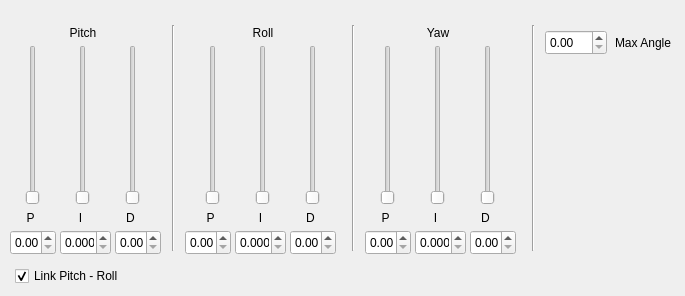
    <widget class="QWidget" name="tuningtab">
     <attribute name="title">
      <string>Tuning</string>
     </attribute>
     <widget class="QSlider" name="pp_slider">
      <property name="geometry">
       <rect>
        <x>25</x>
        <y>45</y>
        <width>16</width>
        <height>160</height>
       </rect>
      </property>
      <property name="maximum">
       <number>1000</number>
      </property>
      <property name="pageStep">
       <number>1000</number>
      </property>
      <property name="orientation">
       <enum>Qt::Vertical</enum>
      </property>
      <property name="tickPosition">
       <enum>QSlider::NoTicks</enum>
      </property>
      <property name="tickInterval">
       <number>0</number>
      </property>
     </widget>
     <widget class="QLabel" name="label_2">
      <property name="geometry">
       <rect>
        <x>30</x>
        <y>25</y>
        <width>106</width>
        <height>16</height>
       </rect>
      </property>
      <property name="text">
       <string>Pitch</string>
      </property>
      <property name="alignment">
       <set>Qt::AlignCenter</set>
      </property>
     </widget>
     <widget class="QLabel" name="label_3">
      <property name="geometry">
       <rect>
        <x>385</x>
        <y>25</y>
        <width>106</width>
        <height>16</height>
       </rect>
      </property>
      <property name="text">
       <string>Yaw</string>
      </property>
      <property name="alignment">
       <set>Qt::AlignCenter</set>
      </property>
     </widget>
     <widget class="QLabel" name="label_4">
      <property name="geometry">
       <rect>
        <x>210</x>
        <y>25</y>
        <width>106</width>
        <height>16</height>
       </rect>
      </property>
      <property name="text">
       <string>Roll</string>
      </property>
      <property name="alignment">
       <set>Qt::AlignCenter</set>
      </property>
     </widget>
     <widget class="QCheckBox" name="PR_link">
      <property name="geometry">
       <rect>
        <x>15</x>
        <y>265</y>
        <width>111</width>
        <height>22</height>
       </rect>
      </property>
      <property name="text">
       <string>Link Pitch - Roll</string>
      </property>
      <property name="checked">
       <bool>true</bool>
      </property>
     </widget>
     <widget class="Line" name="line">
      <property name="geometry">
       <rect>
        <x>165</x>
        <y>25</y>
        <width>16</width>
        <height>226</height>
       </rect>
      </property>
      <property name="orientation">
       <enum>Qt::Vertical</enum>
      </property>
     </widget>
     <widget class="QDoubleSpinBox" name="pp_box">
      <property name="geometry">
       <rect>
        <x>10</x>
        <y>230</y>
        <width>46</width>
        <height>25</height>
       </rect>
      </property>
      <property name="maximum">
       <double>20.000000000000000</double>
      </property>
      <property name="singleStep">
       <double>0.010000000000000</double>
      </property>
     </widget>
     <widget class="QLabel" name="label_5">
      <property name="geometry">
       <rect>
        <x>10</x>
        <y>210</y>
        <width>41</width>
        <height>16</height>
       </rect>
      </property>
      <property name="text">
       <string>P</string>
      </property>
      <property name="alignment">
       <set>Qt::AlignCenter</set>
      </property>
     </widget>
     <widget class="QLabel" name="label_6">
      <property name="geometry">
       <rect>
        <x>60</x>
        <y>210</y>
        <width>41</width>
        <height>16</height>
       </rect>
      </property>
      <property name="text">
       <string>I</string>
      </property>
      <property name="alignment">
       <set>Qt::AlignCenter</set>
      </property>
     </widget>
     <widget class="QDoubleSpinBox" name="pi_box">
      <property name="geometry">
       <rect>
        <x>60</x>
        <y>230</y>
        <width>51</width>
        <height>25</height>
       </rect>
      </property>
      <property name="decimals">
       <number>3</number>
      </property>
      <property name="maximum">
       <double>20.000000000000000</double>
      </property>
      <property name="singleStep">
       <double>0.010000000000000</double>
      </property>
     </widget>
     <widget class="QSlider" name="pi_slider">
      <property name="geometry">
       <rect>
        <x>75</x>
        <y>45</y>
        <width>16</width>
        <height>160</height>
       </rect>
      </property>
      <property name="maximum">
       <number>1000</number>
      </property>
      <property name="pageStep">
       <number>1000</number>
      </property>
      <property name="orientation">
       <enum>Qt::Vertical</enum>
      </property>
     </widget>
     <widget class="QLabel" name="label_7">
      <property name="geometry">
       <rect>
        <x>110</x>
        <y>210</y>
        <width>41</width>
        <height>16</height>
       </rect>
      </property>
      <property name="text">
       <string>D</string>
      </property>
      <property name="alignment">
       <set>Qt::AlignCenter</set>
      </property>
     </widget>
     <widget class="QDoubleSpinBox" name="pd_box">
      <property name="geometry">
       <rect>
        <x>115</x>
        <y>230</y>
        <width>46</width>
        <height>25</height>
       </rect>
      </property>
      <property name="maximum">
       <double>20.000000000000000</double>
      </property>
      <property name="singleStep">
       <double>0.010000000000000</double>
      </property>
     </widget>
     <widget class="QSlider" name="pd_slider">
      <property name="geometry">
       <rect>
        <x>125</x>
        <y>45</y>
        <width>16</width>
        <height>160</height>
       </rect>
      </property>
      <property name="maximum">
       <number>1000</number>
      </property>
      <property name="pageStep">
       <number>1000</number>
      </property>
      <property name="orientation">
       <enum>Qt::Vertical</enum>
      </property>
     </widget>
     <widget class="QLabel" name="label_8">
      <property name="geometry">
       <rect>
        <x>240</x>
        <y>210</y>
        <width>41</width>
        <height>16</height>
       </rect>
      </property>
      <property name="text">
       <string>I</string>
      </property>
      <property name="alignment">
       <set>Qt::AlignCenter</set>
      </property>
     </widget>
     <widget class="QSlider" name="rp_slider">
      <property name="geometry">
       <rect>
        <x>205</x>
        <y>45</y>
        <width>16</width>
        <height>160</height>
       </rect>
      </property>
      <property name="maximum">
       <number>1000</number>
      </property>
      <property name="pageStep">
       <number>1000</number>
      </property>
      <property name="orientation">
       <enum>Qt::Vertical</enum>
      </property>
     </widget>
     <widget class="QSlider" name="rd_slider">
      <property name="geometry">
       <rect>
        <x>305</x>
        <y>45</y>
        <width>16</width>
        <height>160</height>
       </rect>
      </property>
      <property name="maximum">
       <number>1000</number>
      </property>
      <property name="pageStep">
       <number>1000</number>
      </property>
      <property name="orientation">
       <enum>Qt::Vertical</enum>
      </property>
     </widget>
     <widget class="QLabel" name="label_9">
      <property name="geometry">
       <rect>
        <x>190</x>
        <y>210</y>
        <width>41</width>
        <height>16</height>
       </rect>
      </property>
      <property name="text">
       <string>P</string>
      </property>
      <property name="alignment">
       <set>Qt::AlignCenter</set>
      </property>
     </widget>
     <widget class="QDoubleSpinBox" name="rp_box">
      <property name="geometry">
       <rect>
        <x>185</x>
        <y>230</y>
        <width>46</width>
        <height>25</height>
       </rect>
      </property>
      <property name="maximum">
       <double>20.000000000000000</double>
      </property>
      <property name="singleStep">
       <double>0.010000000000000</double>
      </property>
     </widget>
     <widget class="QLabel" name="label_10">
      <property name="geometry">
       <rect>
        <x>290</x>
        <y>210</y>
        <width>41</width>
        <height>16</height>
       </rect>
      </property>
      <property name="text">
       <string>D</string>
      </property>
      <property name="alignment">
       <set>Qt::AlignCenter</set>
      </property>
     </widget>
     <widget class="QSlider" name="ri_slider">
      <property name="geometry">
       <rect>
        <x>255</x>
        <y>45</y>
        <width>16</width>
        <height>160</height>
       </rect>
      </property>
      <property name="maximum">
       <number>1000</number>
      </property>
      <property name="pageStep">
       <number>1000</number>
      </property>
      <property name="orientation">
       <enum>Qt::Vertical</enum>
      </property>
     </widget>
     <widget class="QDoubleSpinBox" name="ri_box">
      <property name="geometry">
       <rect>
        <x>235</x>
        <y>230</y>
        <width>51</width>
        <height>25</height>
       </rect>
      </property>
      <property name="decimals">
       <number>3</number>
      </property>
      <property name="maximum">
       <double>20.000000000000000</double>
      </property>
      <property name="singleStep">
       <double>0.010000000000000</double>
      </property>
     </widget>
     <widget class="QDoubleSpinBox" name="rd_box">
      <property name="geometry">
       <rect>
        <x>290</x>
        <y>230</y>
        <width>46</width>
        <height>25</height>
       </rect>
      </property>
      <property name="maximum">
       <double>20.000000000000000</double>
      </property>
      <property name="singleStep">
       <double>0.010000000000000</double>
      </property>
     </widget>
     <widget class="QLabel" name="label_11">
      <property name="geometry">
       <rect>
        <x>415</x>
        <y>210</y>
        <width>41</width>
        <height>16</height>
       </rect>
      </property>
      <property name="text">
       <string>I</string>
      </property>
      <property name="alignment">
       <set>Qt::AlignCenter</set>
      </property>
     </widget>
     <widget class="QSlider" name="yp_slider">
      <property name="geometry">
       <rect>
        <x>380</x>
        <y>45</y>
        <width>16</width>
        <height>160</height>
       </rect>
      </property>
      <property name="maximum">
       <number>1000</number>
      </property>
      <property name="pageStep">
       <number>1000</number>
      </property>
      <property name="orientation">
       <enum>Qt::Vertical</enum>
      </property>
     </widget>
     <widget class="QSlider" name="yd_slider">
      <property name="geometry">
       <rect>
        <x>480</x>
        <y>45</y>
        <width>16</width>
        <height>160</height>
       </rect>
      </property>
      <property name="maximum">
       <number>1000</number>
      </property>
      <property name="pageStep">
       <number>1000</number>
      </property>
      <property name="orientation">
       <enum>Qt::Vertical</enum>
      </property>
     </widget>
     <widget class="QLabel" name="label_12">
      <property name="geometry">
       <rect>
        <x>365</x>
        <y>210</y>
        <width>41</width>
        <height>16</height>
       </rect>
      </property>
      <property name="text">
       <string>P</string>
      </property>
      <property name="alignment">
       <set>Qt::AlignCenter</set>
      </property>
     </widget>
     <widget class="QDoubleSpinBox" name="yp_box">
      <property name="geometry">
       <rect>
        <x>365</x>
        <y>230</y>
        <width>46</width>
        <height>25</height>
       </rect>
      </property>
      <property name="maximum">
       <double>20.000000000000000</double>
      </property>
      <property name="singleStep">
       <double>0.010000000000000</double>
      </property>
     </widget>
     <widget class="QLabel" name="label_13">
      <property name="geometry">
       <rect>
        <x>465</x>
        <y>210</y>
        <width>41</width>
        <height>16</height>
       </rect>
      </property>
      <property name="text">
       <string>D</string>
      </property>
      <property name="alignment">
       <set>Qt::AlignCenter</set>
      </property>
     </widget>
     <widget class="QSlider" name="yi_slider">
      <property name="geometry">
       <rect>
        <x>430</x>
        <y>45</y>
        <width>16</width>
        <height>160</height>
       </rect>
      </property>
      <property name="maximum">
       <number>1000</number>
      </property>
      <property name="pageStep">
       <number>1000</number>
      </property>
      <property name="orientation">
       <enum>Qt::Vertical</enum>
      </property>
     </widget>
     <widget class="QDoubleSpinBox" name="yi_box">
      <property name="geometry">
       <rect>
        <x>415</x>
        <y>230</y>
        <width>51</width>
        <height>25</height>
       </rect>
      </property>
      <property name="decimals">
       <number>3</number>
      </property>
      <property name="maximum">
       <double>20.000000000000000</double>
      </property>
      <property name="singleStep">
       <double>0.010000000000000</double>
      </property>
     </widget>
     <widget class="QDoubleSpinBox" name="yd_box">
      <property name="geometry">
       <rect>
        <x>470</x>
        <y>230</y>
        <width>46</width>
        <height>25</height>
       </rect>
      </property>
      <property name="maximum">
       <double>20.000000000000000</double>
      </property>
      <property name="singleStep">
       <double>0.010000000000000</double>
      </property>
     </widget>
     <widget class="Line" name="line_2">
      <property name="geometry">
       <rect>
        <x>345</x>
        <y>25</y>
        <width>16</width>
        <height>226</height>
       </rect>
      </property>
      <property name="orientation">
       <enum>Qt::Vertical</enum>
      </property>
     </widget>
     <widget class="Line" name="line_5">
      <property name="geometry">
       <rect>
        <x>525</x>
        <y>25</y>
        <width>16</width>
        <height>226</height>
       </rect>
      </property>
      <property name="orientation">
       <enum>Qt::Vertical</enum>
      </property>
     </widget>
     <widget class="QDoubleSpinBox" name="maxangle_box">
      <property name="geometry">
       <rect>
        <x>545</x>
        <y>30</y>
        <width>62</width>
        <height>25</height>
       </rect>
      </property>
      <property name="maximum">
       <double>90.000000000000000</double>
      </property>
      <property name="singleStep">
       <double>0.500000000000000</double>
      </property>
     </widget>
     <widget class="QLabel" name="label_19">
      <property name="geometry">
       <rect>
        <x>615</x>
        <y>35</y>
        <width>61</width>
        <height>16</height>
       </rect>
      </property>
      <property name="text">
       <string>Max Angle</string>
      </property>
     </widget>
    </widget>
